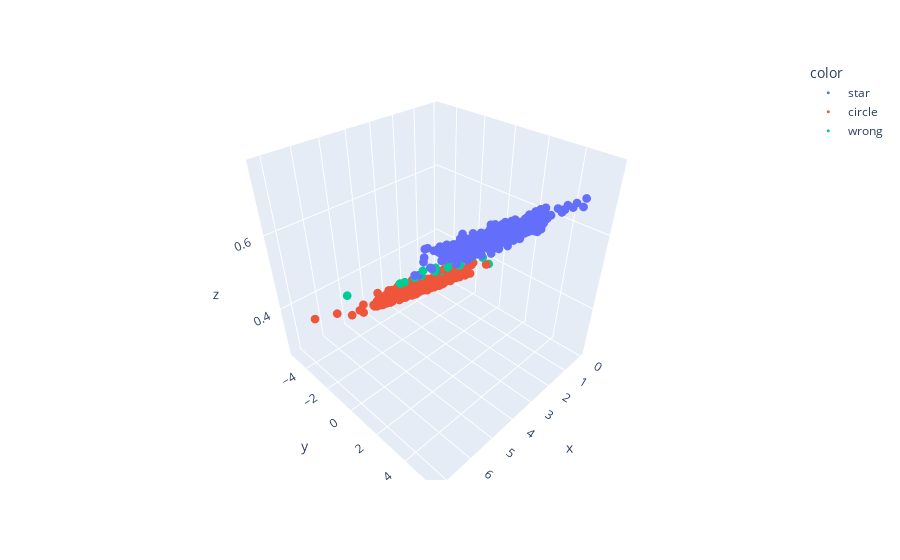

The code cell stored with this chart in its notebook:
### Code cell
x = x_data_static[:,0]
y = x_data_static[:,1]
y_pred = perceptron(x_data_static).detach().squeeze()
y_hat = (y_pred > 0.5).float()

colors = ["wrong" if yh != yt else ("star" if yt else "circle")   
          for yh, yt in zip(y_hat, y_truth_static)]

fig = px.scatter_3d(x=x,y=y,z=y_pred, color=colors)
fig.update_traces(marker_size=3)
fig.show()

### Figure 1 — Plotly figure (JSON) as saved in the notebook; plotly's stock layout.template omitted (floating-point values rounded to 4 significant figures; data arrays with more than 128 entries replaced by an {"elided": "..."} marker saying what was removed)
{"data": [{"hovertemplate": "color=star<br>x=%{x}<br>y=%{y}<br>z=%{z}<extra></extra>", "legendgroup": "star", "marker": {"color": "#636efa", "size": 3, "symbol": "circle"}, "mode": "markers", "name": "star", "scene": "scene", "showlegend": true, "type": "scatter3d", "x": {"elided": "518 float values"}, "y": {"elided": "518 float values"}, "z": {"elided": "518 float values"}}, {"hovertemplate": "color=circle<br>x=%{x}<br>y=%{y}<br>z=%{z}<extra></extra>", "legendgroup": "circle", "marker": {"color": "#EF553B", "size": 3, "symbol": "circle"}, "mode": "markers", "name": "circle", "scene": "scene", "showlegend": true, "type": "scatter3d", "x": {"elided": "466 float values"}, "y": {"elided": "466 float values"}, "z": {"elided": "466 float values"}}, {"hovertemplate": "color=wrong<br>x=%{x}<br>y=%{y}<br>z=%{z}<extra></extra>", "legendgroup": "wrong", "marker": {"color": "#00cc96", "size": 3, "symbol": "circle"}, "mode": "markers", "name": "wrong", "scene": "scene", "showlegend": true, "type": "scatter3d", "x": [3.682, 4.862, 4.431, 4.497, 0.09801, 3.275, 4.189, 3.968, 2.551, 4.687, 6.877, 2.657, 2.531, 3.191, 1.634, 3.622], "y": [0.1621, -0.3974, -0.06805, 0.628, -0.781, -0.04807, 0.01005, 0.6557, 0.2642, -0.3643, -0.3248, 0.3084, 1.073, 0.3271, 0.6166, 0.9664], "z": [0.5077, 0.5038, 0.5115, 0.5477, 0.3884, 0.4887, 0.5104, 0.5383, 0.4895, 0.5019, 0.5488, 0.4939, 0.5297, 0.5059, 0.4884, 0.5467]}], "layout": {"legend": {"title": {"text": "color"}, "tracegroupgap": 0}, "margin": {"t": 60}, "scene": {"domain": {"x": [0, 1], "y": [0, 1]}, "xaxis": {"title": {"text": "x"}}, "yaxis": {"title": {"text": "y"}}, "zaxis": {"title": {"text": "z"}}}}}
